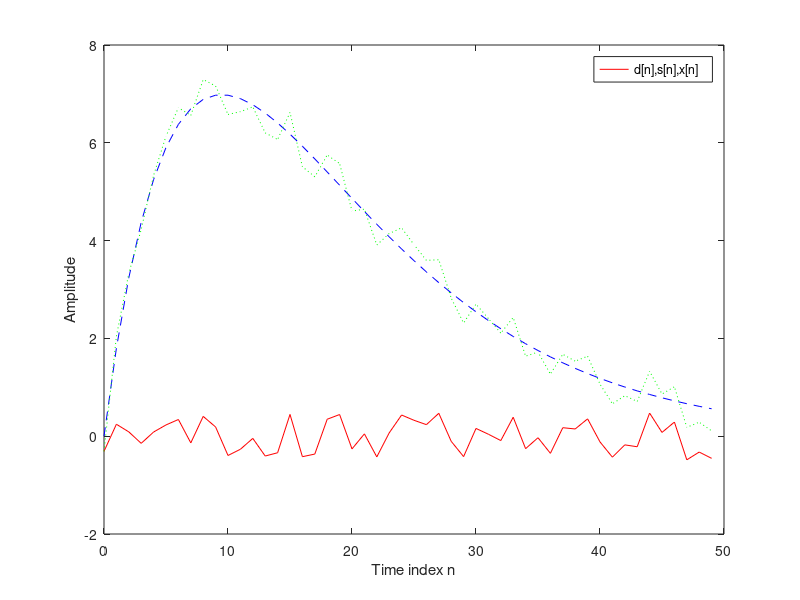
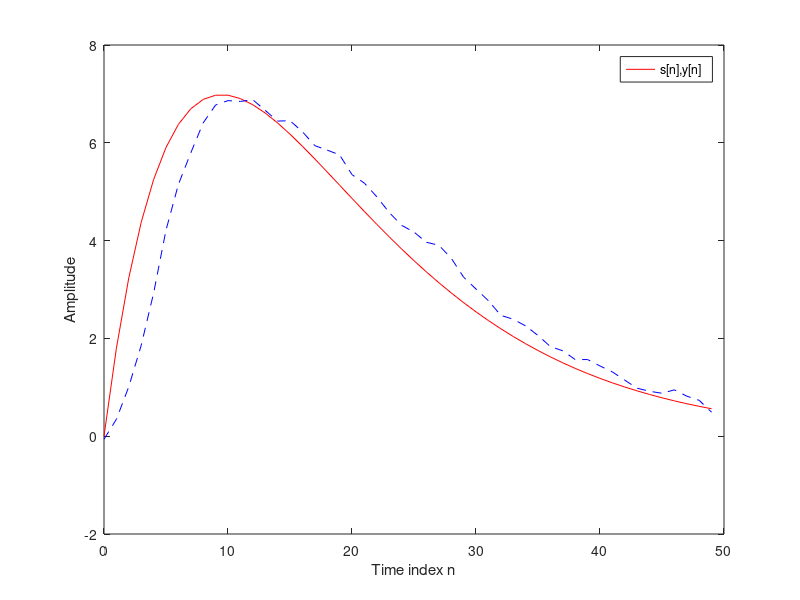

Recreate these plots in MATLAB, in order.
%Signal Smoothing by a Moving-Average Filter 

clc; 
clear all; 
close all; 

R = 50; 
d = rand(R,1)-0.5; 
m = 0:1:R-1; 
s = 2*m.*(0.9.^m); 
x = s+d'; 

plot(m,d,'r-',m,s,'b--',m,x,'g:'); 
xlabel('Time Index n'); 
ylabel('Amplitude'); 
legend('d[n]','s[n]','x[n]');
pause
M = input('Number of input samples = ');
b = ones(1,M)/M;
y = filter(b,1,x);
figure(1);

plot(m,d,'r-',m,s,'b--',m,x,'g:')
xlabel('Time index n'); 
ylabel('Amplitude');
legend('d[n],s[n],x[n]');
figure(2);

plot(m,s,'r-',m,y,'b--');
legend('s[n],y[n]');
xlabel('Time index n'); 
ylabel('Amplitude');